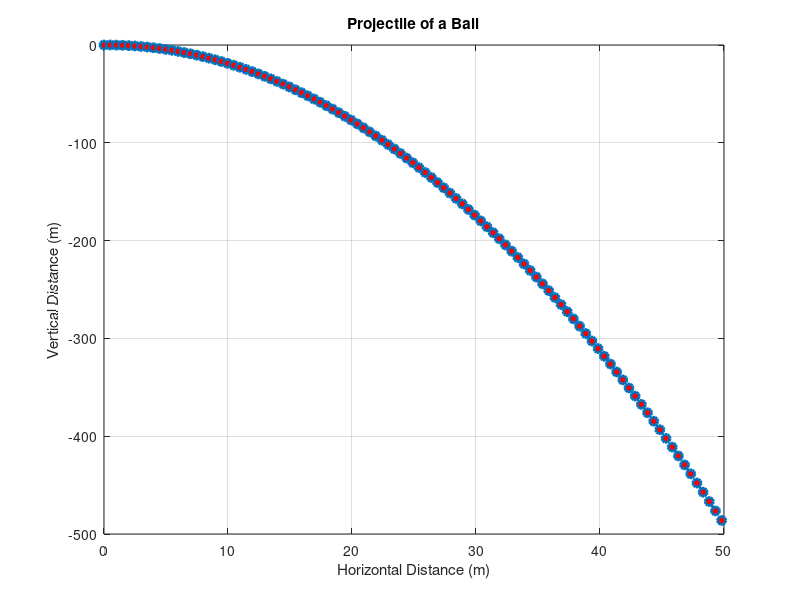

Write MATLAB code to recreate this figure.
% --------             Eqs of Projectile          --------------
% x = vcos(theta)t
% y = vsin(theta)t - 1/2 gt^2

v = input("What is the initial velocity of ball?");
theta_degress = input("What is the launch angle?");
theta_radians = theta_degress * pi/180;
t = 0:0.1:10;
g = 9.81;

x = v*cos(theta_radians)*t;
y = v*sin(theta_radians)*t - (0.5 * g * t.^2);


plot(x,y,'LineWidth',2,'LineStyle',"--",'Marker','o','MarkerFaceColor','r')

xlabel("Horizontal Distance (m)");
ylabel("Vertical Distance (m)");
title("Projectile of a Ball");
% ylim([0 max(y)+5])
grid on 
